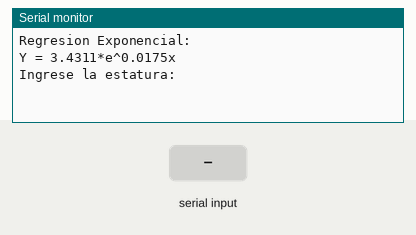
Simulated run of this sketch. Board: Arduino Uno, built with avr-gcc and run on an emulated ATmega328P. Shown: the last lines printed to the serial monitor. Inputs (shaded band) come from the test bench.

Above: at 1.2 s.
1.3 s: "90,45\n" received over Serial
At 3.5 s:
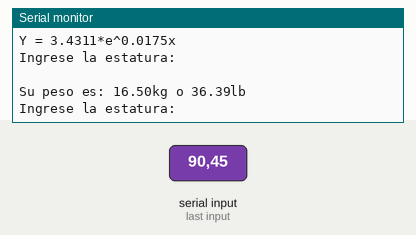
3.8 s: "30,150\n" received over Serial
At 5.6 s:
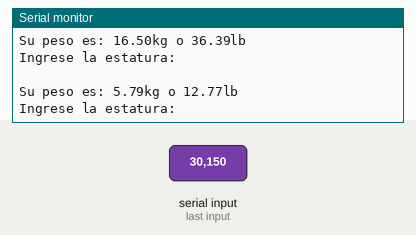

The sketch:

Lab4.ino
```cpp
/*
Picuasi Edison
SISTEMAS EMBEBIDOS
LABORATORIO 4
*/

#include<SoftwareSerial.h>  //IMPORTAR LIBRERIA

#define rxPin 2 //asignar pines de comunicacion
#define txPin 3 //asignar pines de comunicacion

SoftwareSerial mySerial(rxPin, txPin);  //generar el objeto
//conjunto de datos estatura-peso
int matriz [14][2] = {
  {170, 67},
  {180, 80},
  {170, 65},
  {178, 75},
  {160, 55},
  {163, 60},
  {165, 63},
  {170, 70},
  {164, 62},
  {176, 77},
  {164, 60},
  {170, 76},
  {170, 56},
  {168, 60},
};

///////////////////////

int columna = 0;//variable de recorrido
int fila = 0;//variable de recorrido
float numerador;  //variable de B
float denominador;  //variable de B
int n = 14; //tamaño del conjunto de datos
float Ex1;  //variable de sumatoria de X
float Ey1;  //variable de sumatoria de y
float Exy1;//variable de sumatoria de Xy
float Ex2;  //variable de potenciacion
float Ex_2; //variable de potenciacion
float B;
String dato;
int estatura;
float peso;
float A;

void setup() {
  pinMode(rxPin, INPUT);  //configura pin
  pinMode(txPin, OUTPUT); //configura pin
  Serial.begin(9600);//inicializa CX serial
  mySerial.begin(9600); //inicializa CX Serial 2
  for (; fila < n; fila++) {
    Ex1 = Ex1 + matriz[fila][0]; //sumatoria
    Ey1 = Ey1 + log(matriz[fila][1]); //sumatoria
    Exy1 = Exy1 + (matriz[fila][0] * log(matriz[fila][1]));//sumatoria
    Ex2 = Ex2 + (pow(matriz[fila][0], 2));//potenciacion
  }
  Ex_2 = pow(Ex1, 2);//potenciacion
  numerador = (n * Exy1) - (Ex1 * Ey1); //componente de B
  denominador = n * Ex2 - Ex_2; //componente de B
  B = (numerador / denominador);
  float my1 = Ey1 / n;  //promedio
  float mx1 = Ex1 / n;  //promedio
  float Bmx = B * mx1;  //variable auxiliar
  float R = my1 - Bmx;  //variable auxiliar
  A = exp(R);
  Serial.println("Regresion Exponencial:");//Imprime mensaje
  Serial.println("Y = " + String(A, 4) + "*e^" + String(B, 4) + "x");//imprime mensaje
  Serial.println("Ingrese la estatura:");//imprime mensaje
}

void loop() {
  if (Serial.available() > 0) { //condicion lectura serial
    dato = Serial.readString(); //lee el valor en CX serial
    estatura = dato.toInt();//converion de tipo de dato
    mySerial.write(estatura);//envia dato por serial
    peso = A * exp(B * estatura);//pronostica peso
    Serial.println(" ");//imprime mensaje
    Serial.println("Su peso es: " + String(peso) + "kg o " + String(peso * 2.205) + "lb");//imprime mensaje
    Serial.println("Ingrese la estatura: ");//imprime mensaje

  }
}
```

Measured:
- after the input at 1.3 s, the serial monitor: prints a new line after 1.0 s (image 1)
- after the input at 3.8 s, the serial monitor: prints a new line after 1.0 s (image 2)
